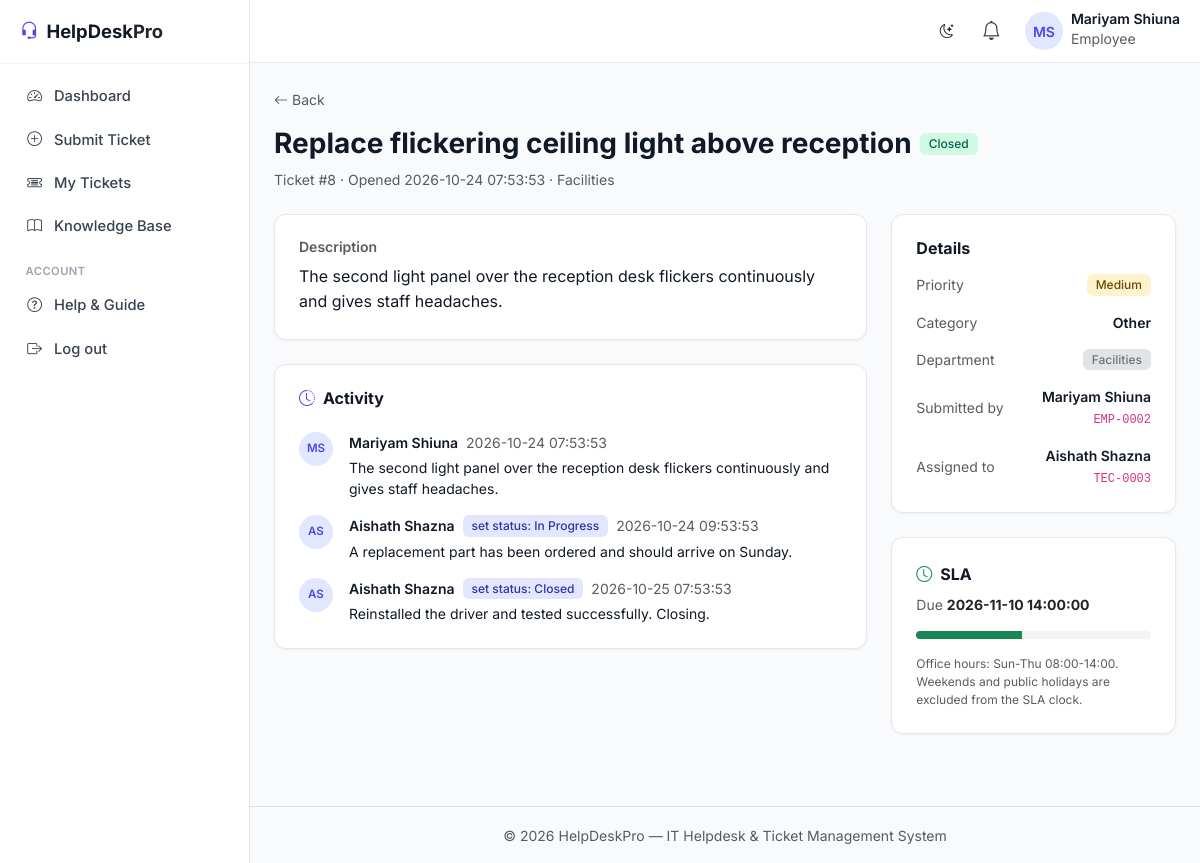
The app's page /ticket.php?id=8 (signed in) with its own data.
### tables this page shows
CREATE TABLE tickets (
    ticket_id INT AUTO_INCREMENT PRIMARY KEY,
    user_id INT NOT NULL,                      
    assigned_to INT NULL,                      
    department_id INT NULL,                    
    title VARCHAR(150) NOT NULL,
    description TEXT NOT NULL,
    category ENUM('Hardware', 'Software', 'Network', 'Other') DEFAULT 'Other',
    priority ENUM('Low', 'Medium', 'High') DEFAULT 'Medium',
    status ENUM('Open', 'In Progress', 'Closed') DEFAULT 'Open',
    escalated TINYINT(1) NOT NULL DEFAULT 0,   
    sla_due_at DATETIME NULL,                  
    attachment VARCHAR(255) NULL,
    created_at TIMESTAMP DEFAULT CURRENT_TIMESTAMP,
    updated_at TIMESTAMP DEFAULT CURRENT_TIMESTAMP ON UPDATE CURRENT_TIMESTAMP,
    FOREIGN KEY (user_id) REFERENCES users(user_id) ON DELETE CASCADE,
    FOREIGN KEY (assigned_to) REFERENCES users(user_id) ON DELETE SET NULL,
    FOREIGN KEY (department_id) REFERENCES departments(department_id) ON DELETE SET NULL
);

CREATE TABLE departments (
    department_id INT AUTO_INCREMENT PRIMARY KEY,
    name VARCHAR(100) NOT NULL UNIQUE,
    description VARCHAR(255) NULL,
    created_at TIMESTAMP DEFAULT CURRENT_TIMESTAMP
);

CREATE TABLE ticket_logs (
    log_id INT AUTO_INCREMENT PRIMARY KEY,
    ticket_id INT NOT NULL,
    user_id INT NOT NULL,                      
    status VARCHAR(30) NULL,                   
    message TEXT NOT NULL,
    timestamp TIMESTAMP DEFAULT CURRENT_TIMESTAMP,
    FOREIGN KEY (ticket_id) REFERENCES tickets(ticket_id) ON DELETE CASCADE,
    FOREIGN KEY (user_id) REFERENCES users(user_id) ON DELETE CASCADE
);

CREATE TABLE users (
    user_id INT AUTO_INCREMENT PRIMARY KEY,
    name VARCHAR(100) NOT NULL,
    email VARCHAR(150) NOT NULL UNIQUE,
    staff_id VARCHAR(20) NOT NULL UNIQUE,    
    password VARCHAR(255) NOT NULL,
    role ENUM('admin', 'technician', 'employee') NOT NULL DEFAULT 'employee',
    department_id INT NULL,                    
    two_factor_secret VARCHAR(32) NULL,
    two_factor_enabled TINYINT(1) NOT NULL DEFAULT 0,
    password_changed_at TIMESTAMP NULL DEFAULT CURRENT_TIMESTAMP,
    must_change_password TINYINT(1) NOT NULL DEFAULT 0,  
    created_at TIMESTAMP DEFAULT CURRENT_TIMESTAMP,
    FOREIGN KEY (department_id) REFERENCES departments(department_id) ON DELETE SET NULL
);

### includes/business_hours.php (called while the page is built, shortened)
<?php
class BusinessHours {
    public static function scheduleSummary() {
        $dayNames = ['Sun', 'Mon', 'Tue', 'Wed', 'Thu', 'Fri', 'Sat'];
        $days = BUSINESS_WORKDAYS;
        sort($days);
        $parts = [];
        $i = 0;
        $n = count($days);
        while ($i < $n) {
            $start = $i;
            while ($i + 1 < $n && $days[$i + 1] === $days[$i] + 1) {
                $i++;
            }
            if ($i - $start >= 2) {
                $parts[] = $dayNames[$days[$start]] . '-' . $dayNames[$days[$i]];
            } else {
                for ($j = $start; $j <= $i; $j++) {
                    $parts[] = $dayNames[$days[$j]];
                }
            }
            $i++;
        }
        return implode(', ', $parts) . ' ' . BUSINESS_DAY_START . '-' . BUSINESS_DAY_END;
    }
}

### ticket.php (the view, shortened to what this page needs)
<?php
require_once __DIR__ . '/includes/functions.php';
$ticket_id = (int) ($_GET['id'] ?? 0);
$stmt = $pdo->prepare("
    SELECT t.*, u.name AS submitter_name, u.staff_id AS submitter_staff_id,
           tech.name AS technician_name, tech.staff_id AS technician_staff_id,
           d.name AS department_name
    FROM tickets t
    JOIN users u ON t.user_id = u.user_id
    LEFT JOIN users tech ON t.assigned_to = tech.user_id
    LEFT JOIN departments d ON t.department_id = d.department_id
    WHERE t.ticket_id = ?
");
$stmt->execute([$ticket_id]);
$ticket = $stmt->fetch();
$stmt = $pdo->prepare("
    SELECT l.*, u.name AS author_name
    FROM ticket_logs l
    JOIN users u ON l.user_id = u.user_id
    WHERE l.ticket_id = ?
    ORDER BY l.timestamp ASC
");
$stmt->execute([$ticket_id]);
$logs = $stmt->fetchAll();
include __DIR__ . '/includes/header.php';
?>
<?php
$sla_overdue = !empty($ticket['sla_due_at'])
    && strtotime($ticket['sla_due_at']) < time()
    && $ticket['status'] !== 'Closed';
?>
<div class="mb-3">
    <a href="javascript:history.back()" class="text-decoration-none text-muted fs-7">
        <i class="bi bi-arrow-left me-1"></i>Back
    </a>
</div>
<div class="d-flex flex-column flex-lg-row justify-content-between align-items-lg-start mb-4 gap-3">
    <div class="min-w-0">
        <div class="d-flex align-items-center gap-2 flex-wrap mb-2">
            <h1 class="h3 fw-bold mb-0"><?= e($ticket['title']) ?></h1>
            <?= status_badge($ticket['status']) ?><?= escalated_badge($ticket['escalated']) ?>
        </div>
        <p class="text-muted mb-0 fs-7">
            Ticket #<?= $ticket['ticket_id'] ?> &middot; Opened <?= e($ticket['created_at']) ?>
            <?php if ($ticket['department_name']): ?> &middot; <?= e($ticket['department_name']) ?><?php endif; ?>
        </p>
    </div>
</div>
<div class="row g-4">
    <div class="col-12 col-xl-8">
        <div class="card mb-4">
            <div class="card-body p-4">
                <h2 class="fs-7 fw-semibold text-muted mb-2">Description</h2>
                <p class="mb-0" style="line-height:1.6;"><?= nl2br(e($ticket['description'])) ?></p>
            </div>
        </div>
        <div class="card">
            <div class="card-body p-4">
                <h2 class="h6 fw-bold mb-4"><i class="bi bi-clock-history text-primary me-2"></i>Activity</h2>
                <?php if (empty($logs)): ?>
                    <p class="text-muted text-center py-3 mb-0">No activity yet.</p>
                <?php else: ?>
                    <div class="d-flex flex-column gap-3">
                        <?php foreach ($logs as $log):
                            $ip = preg_split('/\s+/', trim($log['author_name']));
                            $author_initials = strtoupper(substr($ip[0], 0, 1) . (count($ip) > 1 ? substr(end($ip), 0, 1) : ''));
                        ?>
                            <div class="d-flex gap-3">
                                <div class="avatar-circle flex-shrink-0" style="width:34px;height:34px;font-size:0.72rem;">
                                    <?= e($author_initials) ?>
                                </div>
                                <div class="min-w-0">
                                    <div class="d-flex align-items-center gap-2 flex-wrap">
                                        <span class="fw-semibold fs-7"><?= e($log['author_name']) ?></span>
                                        <?php if ($log['status']): ?>
                                            <span class="badge bg-primary-subtle text-primary">set status: <?= e($log['status']) ?></span>
                                        <?php endif; ?>
                                        <small class="text-muted"><?= e($log['timestamp']) ?></small>
                                    </div>
                                    <p class="mb-0 fs-7 mt-1"><?= nl2br(e($log['message'])) ?></p>
                                </div>
                            </div>
                        <?php endforeach; ?>
                    </div>
                <?php endif; ?>
            </div>
        </div>
    </div>
    <div class="col-12 col-xl-4">
        <div class="card mb-4">
            <div class="card-body p-4">
                <h2 class="h6 fw-bold mb-3">Details</h2>
                <div class="d-flex flex-column gap-3">
                    <div class="d-flex align-items-center justify-content-between gap-3">
                        <span class="text-muted fs-7">Priority</span>
                        <?= priority_badge($ticket['priority']) ?>
                    </div>
                    <div class="d-flex align-items-center justify-content-between gap-3">
                        <span class="text-muted fs-7">Category</span>
                        <span class="fw-semibold fs-7"><?= e($ticket['category']) ?></span>
                    </div>
                    <div class="d-flex align-items-center justify-content-between gap-3">
                        <span class="text-muted fs-7">Department</span>
                        <?php if ($ticket['department_name']): ?>
                            <span class="badge bg-secondary-subtle text-secondary"><?= e($ticket['department_name']) ?></span>
                        <?php else: ?>
                            <span class="badge bg-warning-subtle text-warning-emphasis">Unrouted</span>
                        <?php endif; ?>
                    </div>
                    <div class="d-flex align-items-center justify-content-between gap-3">
                        <span class="text-muted fs-7">Submitted by</span>
                        <span class="fw-semibold fs-7 text-end"><?= e($ticket['submitter_name']) ?><br><code class="fs-8 fw-normal"><?= e($ticket['submitter_staff_id']) ?></code></span>
                    </div>
                    <div class="d-flex align-items-center justify-content-between gap-3">
                        <span class="text-muted fs-7">Assigned to</span>
                        <span class="fw-semibold fs-7 text-end"><?= e($ticket['technician_name'] ?? 'Unassigned') ?><?php if ($ticket['technician_staff_id']): ?><br><code class="fs-8 fw-normal"><?= e($ticket['technician_staff_id']) ?></code><?php endif; ?></span>
                    </div>
                </div>
            </div>
        </div>
        <?php if (!empty($ticket['sla_due_at'])): ?>
        <div class="card mb-4 <?= $sla_overdue ? 'border-danger' : '' ?>">
            <div class="card-body p-4">
                <div class="d-flex align-items-center gap-2 mb-2">
                    <i class="bi bi-clock <?= $sla_overdue ? 'text-danger' : 'text-success' ?>"></i>
                    <h2 class="h6 fw-bold mb-0 <?= $sla_overdue ? 'text-danger' : '' ?>">
                        <?= $sla_overdue ? 'SLA overdue' : ($ticket['status'] === 'Closed' ? 'SLA' : 'SLA on track') ?>
                    </h2>
                </div>
                <p class="text-muted fs-7 mb-3">
                    Due <strong class="text-body"><?= e($ticket['sla_due_at']) ?></strong>
                </p>
                <div class="progress" style="height:8px;">
                    <div class="progress-bar <?= $sla_overdue ? 'bg-danger' : 'bg-success' ?>"
                         role="progressbar"
                         style="width: <?= $sla_overdue ? '100' : '45' ?>%"
                         aria-valuenow="<?= $sla_overdue ? 100 : 45 ?>" aria-valuemin="0" aria-valuemax="100"
                         aria-label="SLA time used"></div>
                </div>
                <p class="text-muted fs-8 mt-3 mb-0">
                    Office hours: <?= e(BusinessHours::scheduleSummary()) ?>. Weekends and public holidays
                    are excluded from the SLA clock.
                </p>
            </div>
        </div>
        <?php endif; ?>
    </div>
</div>
<?php include __DIR__ . '/includes/footer.php'; ?>

### includes/functions.php (shortened to what this page needs)
<?php
require_once __DIR__ . '/business_hours.php';
function e($str) {
    return htmlspecialchars($str ?? '', ENT_QUOTES, 'UTF-8');
}
        ?>
        <?php
function status_badge($status) {
    $map = [
        'Open' => 'badge-open',
        'In Progress' => 'badge-progress',
        'Closed' => 'badge-closed',
    ];
    $class = $map[$status] ?? 'badge-open';
    return "<span class=\"badge $class\">" . e($status) . "</span>";
}
function priority_badge($priority) {
    $map = [
        'Low' => 'bg-info-subtle text-info-emphasis',
        'Medium' => 'bg-warning-subtle text-warning-emphasis',
        'High' => 'bg-danger-subtle text-danger',
    ];
    $class = $map[$priority] ?? 'bg-secondary-subtle text-secondary';
    return "<span class=\"badge $class\">" . e($priority) . "</span>";
}

### records on screen
tickets: title "Replace flickering ceiling light above reception", status "Closed", ticket_id "8", created_at "2026-10-24 07:53:53", department.name "Facilities", description "The second light panel over the reception desk flickers continuously and gives staff headaches.", priority "Medium", category "Other", user.name "Mariyam Shiuna", user.staff_id "EMP-0002", assigned_to.name "Aishath Shazna", assigned_to.staff_id "TEC-0003", sla_due_at "2026-11-10 14:00:00"
ticket_logs: user.name "MS", user.name "Mariyam Shiuna", timestamp "2026-10-24 07:53:53", message "The second light panel over the reception desk flickers continuously and gives staff headaches."
ticket_logs: user.name "AS", user.name "Aishath Shazna", status "In Progress", timestamp "2026-10-24 09:53:53", message "A replacement part has been ordered and should arrive on Sunday."
ticket_logs: user.name "AS", user.name "Aishath Shazna", status "Closed", timestamp "2026-10-25 07:53:53", message "Reinstalled the driver and tested successfully. Closing."

### other values on screen
$initials ?: '?' "MS"
$nav_user['name'] "Mariyam Shiuna"
$nav_user['role'] "Employee"
BusinessHours::scheduleSummary() "Sun-Thu 08:00-14:00"
